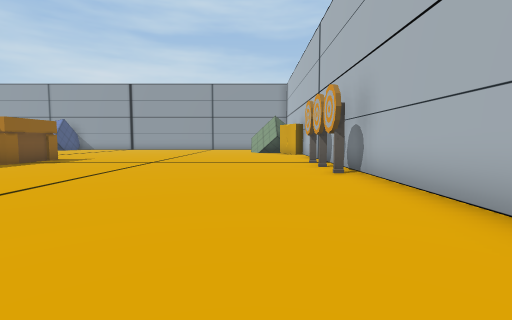
View 1 (above)

19 first-person views from a walk through a 3-D level made in the Unity game engine. The camera is 1.4 m above the floor, tilts 4° down and sees 85° across. The floor is counted in squares, 2 m on a side. Each view is taken from the middle of a square. On the plan, view 1 faces up. The plan holds only what a view shows up to about 9 squares ahead; the rest is blank. The place goes on beyond the plan. The player character is not drawn. Some animated figures are left out. Door leaves are left out, so doorways stand open.

View 2
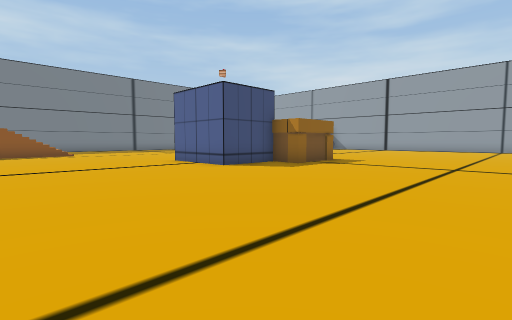

View 3
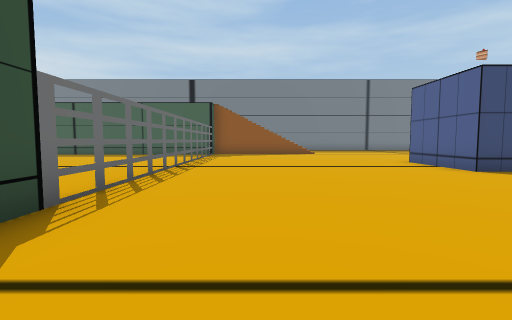

View 4
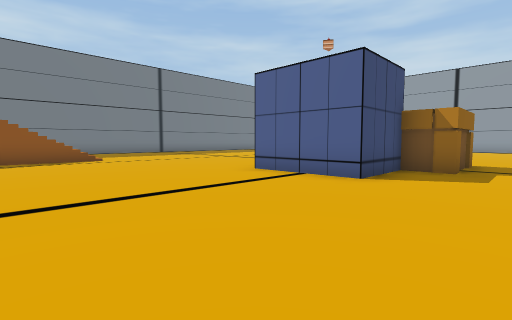

View 5
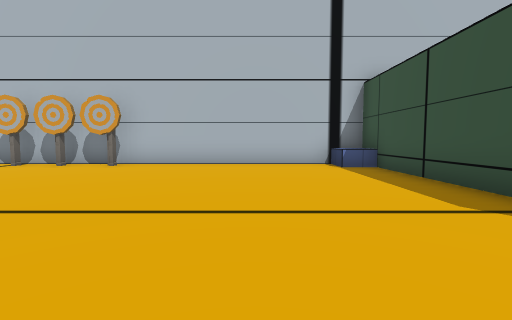

View 6
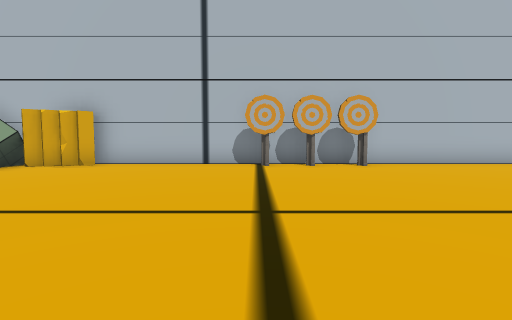

View 7
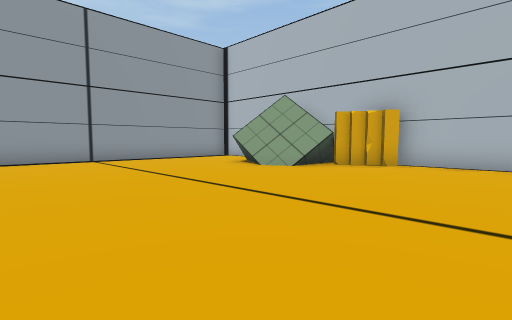

View 8
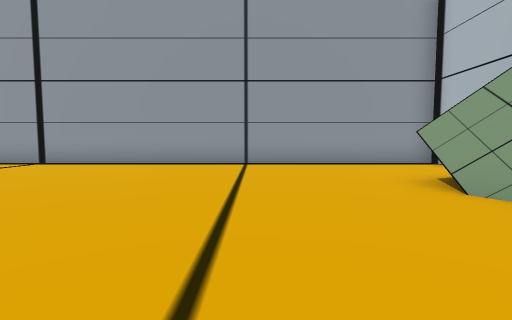

View 9
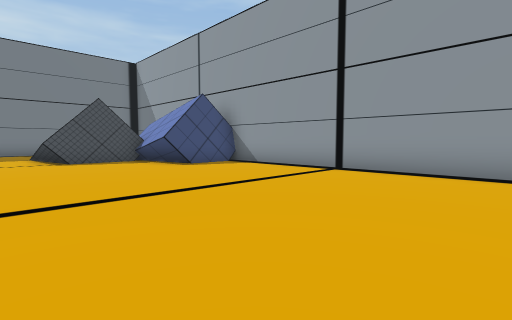

View 10
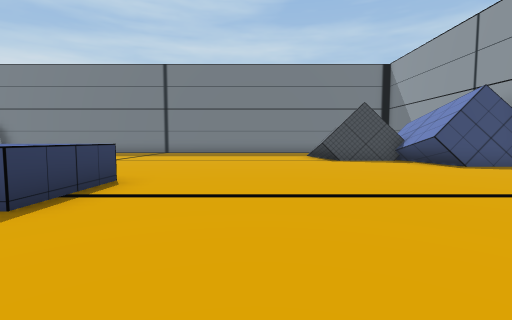

View 11
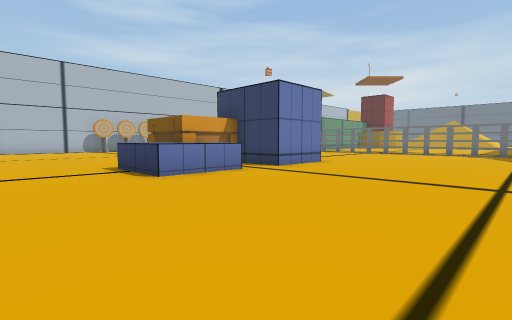

View 12
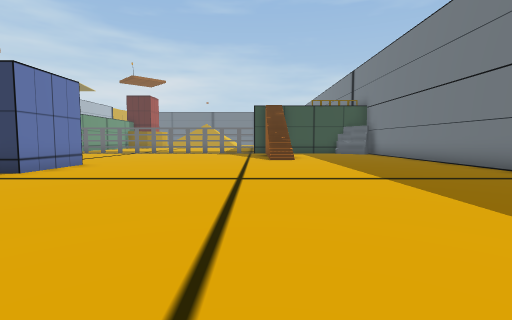

View 13
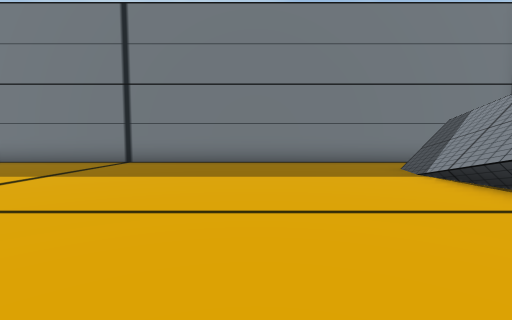

View 14
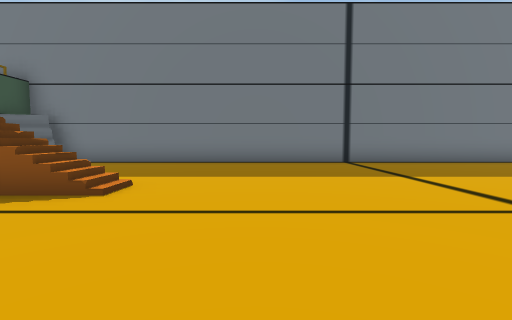

View 15
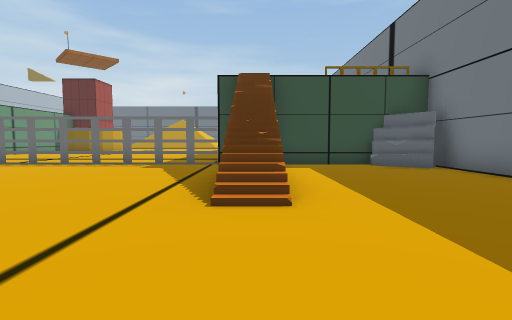

View 16
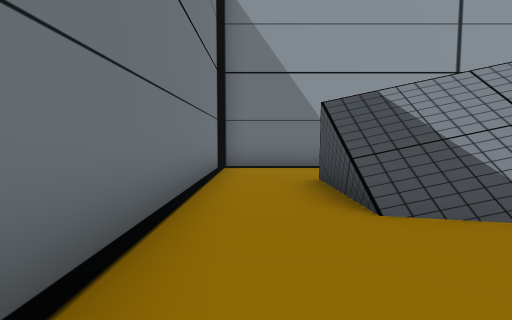

View 17
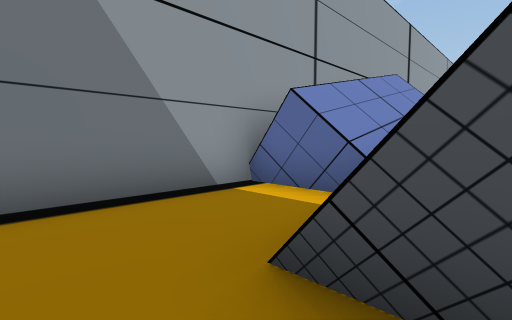

View 18
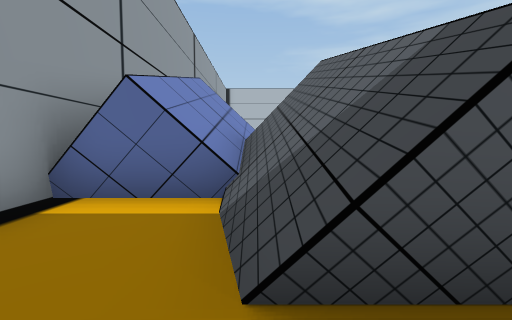

View 19
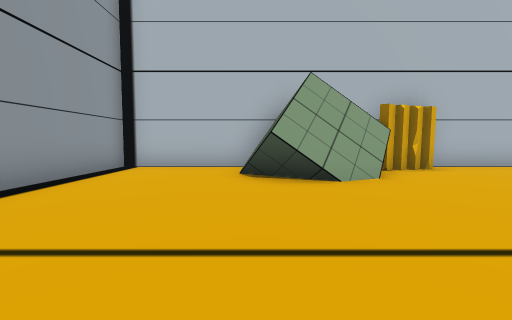

### Floor plan
Key: @ floor where view 1 was taken; # wall or solid block; . floor; / step, stairs or slope; ^ raised ledge; O other object.
Columns run from 22 left of view 1 to 3 right of it. Each row starts with its distance up from view 1.
 22 ######    ################
 21 #....#  #................#
 20 #....#  #................#
 19 #..######................#
 18 #.##/ #...............####
 17 #.#////...............##
 16 #.....................###
 15 #......................##
 14 #.......................##
 13 #........................#
 12 #........................#
 11 #..........^^^...........#
 10 #..........^^#O..........#
  9 #............OO.........O#
  8 #..........###O..........#
  7 #..........###..........O#
  6 #..........###..........O#
  5 #........................#
  4 #..../...................#
  3 #..../...................#
  2 #..../...................#
  1 #..../...................#
  0 #..../................@..#
 -1 ##.../..................^
 -2  #######################

Where each view was taken, in squares from view 1:
view 1: 0 up, 0 right, facing up
view 2: 1 up, 2 left, facing up-left
view 3: 1 up, 2 left, facing left
view 4: 1 up, 6 left, facing up-left
view 5: 2 up, 6 left, facing right
view 6: 9 up, 6 left, facing right
view 7: 11 up, 6 left, facing up-right
view 8: 13 up, 3 left, facing up
view 9: 15 up, 6 left, facing up-left
view 10: 14 up, 6 left, facing left
view 11: 14 up, 16 left, facing down-right
view 12: 14 up, 16 left, facing down
view 13: 13 up, 13 left, facing left
view 14: 6 up, 13 left, facing left
view 15: 7 up, 17 left, facing down
view 16: 14 up, 21 left, facing up
view 17: 18 up, 21 left, facing up-right
view 18: 19 up, 21 left, facing right
view 19: 18 up, 5 left, facing right
